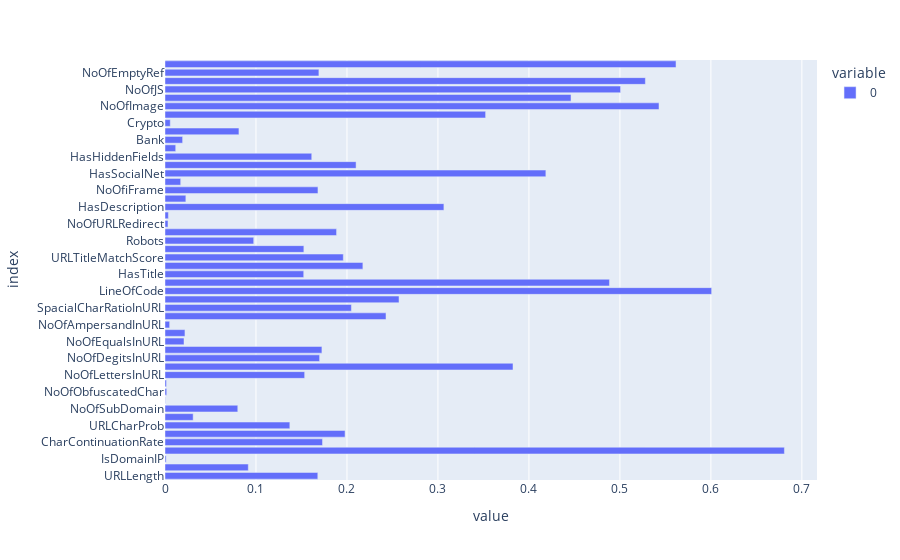

Source (notebook cell):
### Markdown cell above
1.Information Gain

### Code cell
from sklearn.feature_selection import mutual_info_classif
import plotly.express as px
%matplotlib inline 
importances = mutual_info_classif(X,y)
feat_importance = pd.Series(importances,X.columns)
px.bar(feat_importance,orientation="h")

### Figure 1 — Plotly figure (JSON) as saved in the notebook; plotly's stock layout.template omitted (floating-point values rounded to 4 significant figures)
{"data": [{"alignmentgroup": "True", "hovertemplate": "variable=0<br>value=%{x}<br>index=%{y}<extra></extra>", "legendgroup": "0", "marker": {"color": "#636efa", "pattern": {"shape": ""}}, "name": "0", "offsetgroup": "0", "orientation": "h", "showlegend": true, "textposition": "auto", "type": "bar", "x": [0.168, 0.09155, 0.001255, 0.6808, 0.1731, 0.1979, 0.1372, 0.03095, 0.07999, 0.0003311, 0.001901, 0.001614, 0.1535, 0.3825, 0.1699, 0.1725, 0.02092, 0.02194, 0.005118, 0.2429, 0.2049, 0.2572, 0.6008, 0.4885, 0.1525, 0.2175, 0.196, 0.1526, 0.09751, 0.1886, 0.003278, 0.003732, 0.3065, 0.02292, 0.1681, 0.01724, 0.4186, 0.21, 0.1613, 0.01178, 0.01937, 0.08127, 0.005787, 0.3524, 0.543, 0.4463, 0.5007, 0.528, 0.1692, 0.5617], "xaxis": "x", "y": ["URLLength", "DomainLength", "IsDomainIP", "URLSimilarityIndex", "CharContinuationRate", "TLDLegitimateProb", "URLCharProb", "TLDLength", "NoOfSubDomain", "HasObfuscation", "NoOfObfuscatedChar", "ObfuscationRatio", "NoOfLettersInURL", "LetterRatioInURL", "NoOfDegitsInURL", "DegitRatioInURL", "NoOfEqualsInURL", "NoOfQMarkInURL", "NoOfAmpersandInURL", "NoOfOtherSpecialCharsInURL", "SpacialCharRatioInURL", "IsHTTPS", "LineOfCode", "LargestLineLength", "HasTitle", "DomainTitleMatchScore", "URLTitleMatchScore", "HasFavicon", "Robots", "IsResponsive", "NoOfURLRedirect", "NoOfSelfRedirect", "HasDescription", "NoOfPopup", "NoOfiFrame", "HasExternalFormSubmit", "HasSocialNet", "HasSubmitButton", "HasHiddenFields", "HasPasswordField", "Bank", "Pay", "Crypto", "HasCopyrightInfo", "NoOfImage", "NoOfCSS", "NoOfJS", "NoOfSelfRef", "NoOfEmptyRef", "NoOfExternalRef"], "yaxis": "y"}], "layout": {"barmode": "relative", "legend": {"title": {"text": "variable"}, "tracegroupgap": 0}, "margin": {"t": 60}, "xaxis": {"anchor": "y", "domain": [0, 1], "title": {"text": "value"}}, "yaxis": {"anchor": "x", "domain": [0, 1], "title": {"text": "index"}}}}
